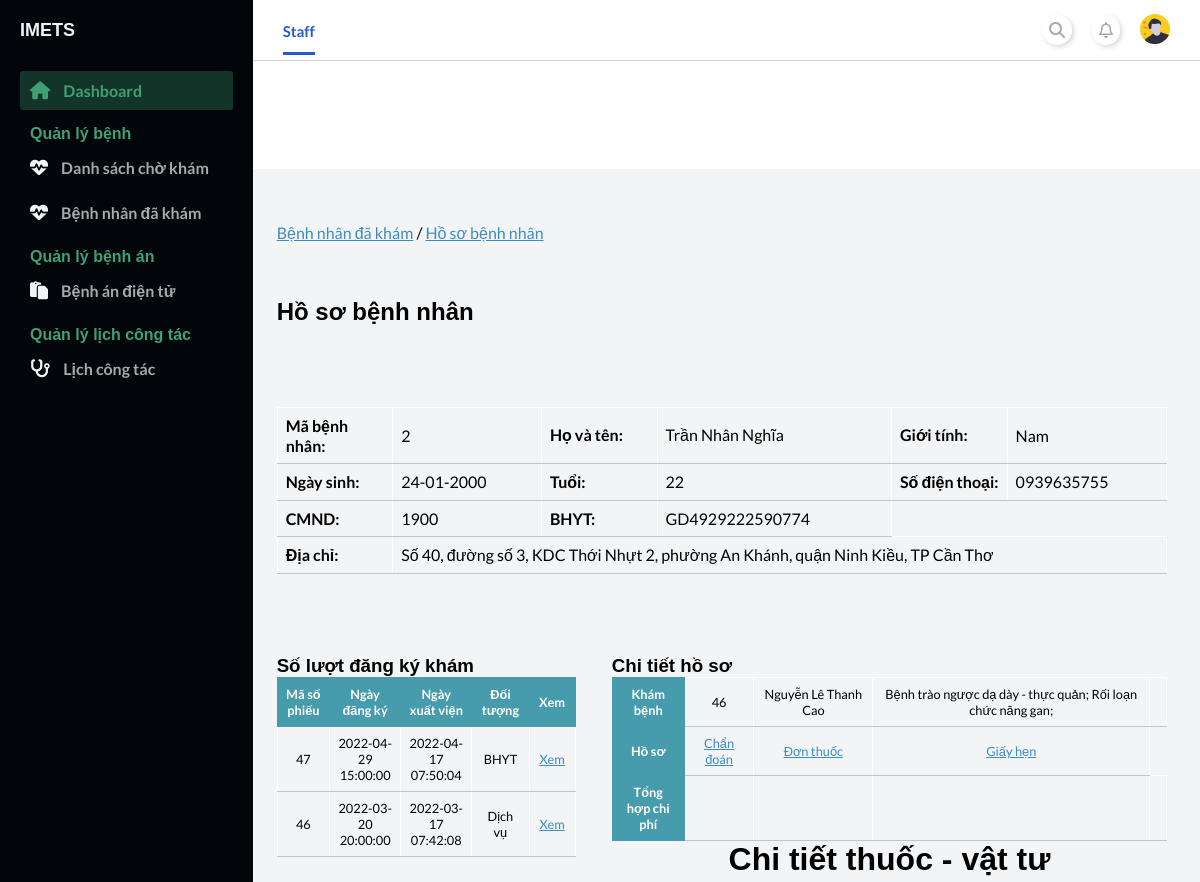
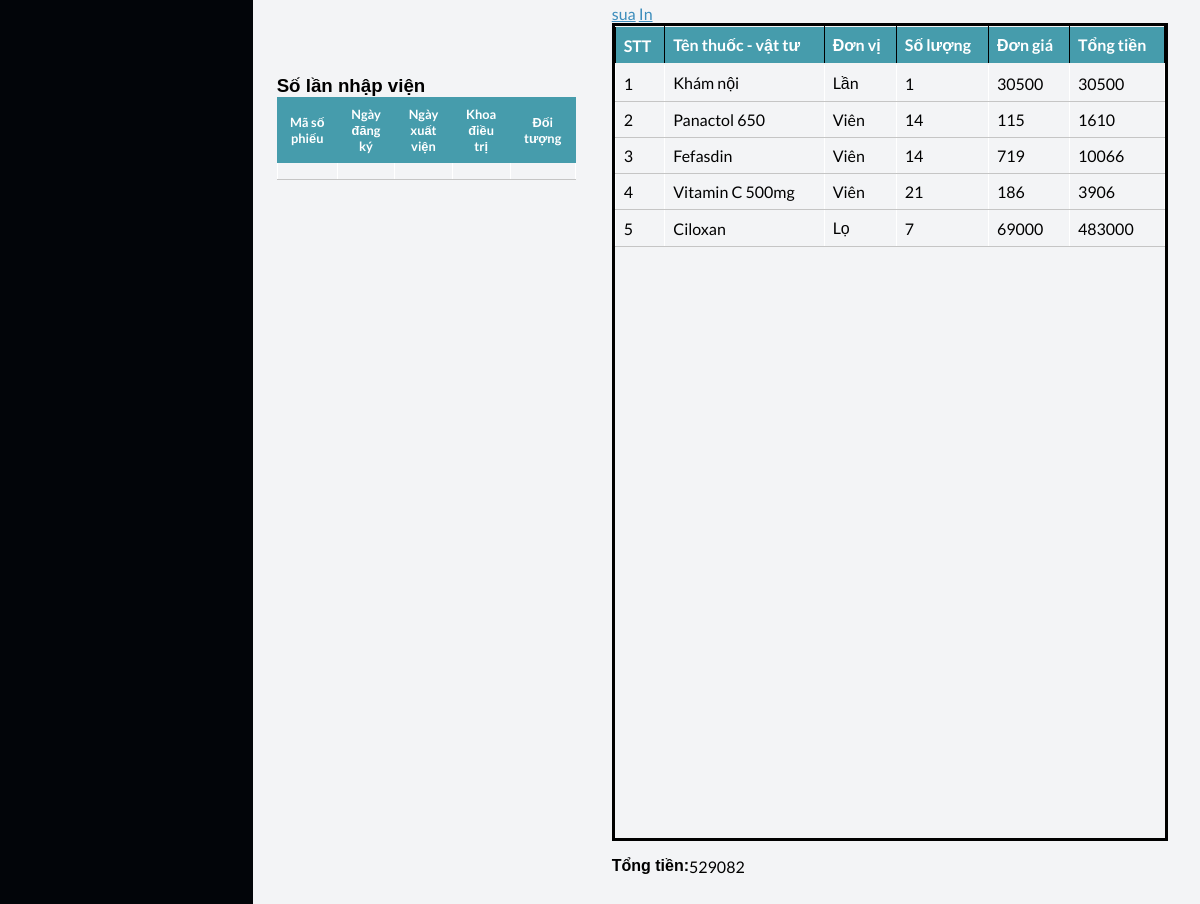
The app's page /staff/index.php?page_layout=checked_up&ID_Patient=2&ID_Appointment=46&record=prescription (signed in) with its own data (2 pictures, top to bottom).
### tables this page shows
CREATE TABLE `patient` (
  `ID_Patient` int(11) NOT NULL,
  `Name` varchar(100) NOT NULL,
  `DOB` date NOT NULL,
  `Sex` varchar(10) NOT NULL,
  `Address` varchar(200) DEFAULT NULL,
  `CMND` varchar(15) DEFAULT NULL,
  `PhoneNumber` varchar(25) NOT NULL,
  `ID_BHYT` varchar(20) DEFAULT NULL,
  `VoteRate` double NOT NULL,
  `UserName` varchar(100) NOT NULL,
  `Password` varchar(100) NOT NULL
);

CREATE TABLE `appointment` (
  `ID_Appointment` int(11) NOT NULL,
  `ID_Staff` int(11) NOT NULL,
  `ID_Patient` int(11) NOT NULL,
  `Date_Booking` datetime NOT NULL,
  `Date_Checkup` int(11) NOT NULL,
  `Date_HospitalDischarge` datetime DEFAULT NULL,
  `Date_ReCheckup` date DEFAULT NULL,
  `BHYT_Checkin` float NOT NULL,
  `ID_PaymentMethod` int(11) DEFAULT NULL,
  `StatusAppointment` varchar(100) DEFAULT NULL
);

CREATE TABLE `medicalrecord` (
  `ID_MedicalRecord` int(11) NOT NULL,
  `ID_Appointment` int(11) NOT NULL,
  `ReasonCheckup` varchar(50) DEFAULT NULL,
  `BodyCheck` varchar(50) DEFAULT NULL,
  `BodyPartsCheck` varchar(50) DEFAULT NULL,
  `PulseRate` int(11) DEFAULT NULL,
  `Temp` float DEFAULT NULL,
  `BloodPressure` varchar(10) DEFAULT NULL,
  `Breathing` int(11) DEFAULT NULL,
  `Height` float DEFAULT NULL,
  `Weight` float DEFAULT NULL,
  `Result` varchar(255) DEFAULT NULL,
  `TreatmentDirection` varchar(255) DEFAULT NULL,
  `Advice` varchar(255) DEFAULT NULL
);

CREATE TABLE `schedule` (
  `ID_schedule` int(11) NOT NULL,
  `title` varchar(255) NOT NULL,
  `Session` varchar(15) NOT NULL,
  `start` datetime DEFAULT NULL,
  `end` datetime DEFAULT NULL,
  `ID_Staff` int(11) NOT NULL,
  `ID_Room` int(11) NOT NULL,
  `t_stamp` timestamp NOT NULL DEFAULT current_timestamp() ON UPDATE current_timestamp()
);

CREATE TABLE `staff` (
  `ID_Staff` int(11) NOT NULL,
  `Name_Staff` varchar(100) NOT NULL,
  `DOB_Staff` date NOT NULL,
  `Sex_Staff` varchar(10) NOT NULL,
  `Address_Staff` varchar(200) NOT NULL,
  `CMND_Staff` varchar(15) NOT NULL,
  `PhoneNumber_Staff` varchar(25) NOT NULL,
  `Position` varchar(50) NOT NULL,
  `ID_Dept` int(11) NOT NULL,
  `DateStartWork` date NOT NULL,
  `VoteRate` double NOT NULL DEFAULT 0,
  `UserName` varchar(100) NOT NULL,
  `Password` varchar(100) NOT NULL
);

CREATE TABLE `medicinesfortreatment` (
  `ID_Prescription` int(11) NOT NULL,
  `ID_Medicine` int(11) NOT NULL,
  `Amount` int(11) NOT NULL,
  `TotalMoney` int(11) NOT NULL,
  `DescriptionTreatment` varchar(100) NOT NULL,
  `Morning` tinyint(1) DEFAULT NULL,
  `Afternoon` tinyint(1) DEFAULT NULL,
  `Evening` tinyint(1) DEFAULT NULL
);

CREATE TABLE `medicine` (
  `ID_Medicine` int(11) NOT NULL,
  `TitleMedicine` varchar(255) NOT NULL,
  `Ingredients` varchar(255) NOT NULL,
  `MedicineContent` text NOT NULL,
  `PrescriptionDrug` text NOT NULL,
  `ContraindicationsDrug` text NOT NULL,
  `Production` varchar(100) NOT NULL,
  `UnitPrice` int(11) NOT NULL,
  `Type` varchar(100) NOT NULL
);

### staff/modules_staff/checked_up/prescriptionRecord.php (the view, shortened to what this page needs)
<div class="detail-prescription">
    <h1 class="heading-main">Chi tiết thuốc - vật tư</h1>
    <a href="index.php?page_layout=checkup&ID_Appointment=<?php echo $ID_Appointment?>">sua</a>
    <a href="./modules_staff/paper/prescription.php?ID_Appointment=<?php echo $ID_Appointment?>" target="_blank">In</a>
    <div class="detail-prescription-table">
        <div class="card-body">
            <table class="table">
                <thead class="thead-dark">
                    <tr>
                        <th>STT</th>
                        <th>Tên thuốc - vật tư</th>
                        <th>Đơn vị</th>
                        <th>Số lượng</th>
                        <th>Đơn giá</th>
                        <th>Tổng tiền</th>
                    </tr>
                </thead>
                <tbody>
                    <?php
                        $sql_get_medicineChoose = "SELECT *
                            FROM medicinesfortreatment JOIN presciption ON medicinesfortreatment.ID_Prescription=presciption.ID_Prescription
                            JOIN medicine ON medicinesfortreatment.ID_Medicine=medicine.ID_Medicine
                            WHERE presciption.ID_Appointment=$ID_Appointment";
                        $query_get_medicineChoose = mysqli_query($conn, $sql_get_medicineChoose);
                        $stt=0;
                        $sumMoney=0;
                        while($rows_get_medicineChoose = mysqli_fetch_array($query_get_medicineChoose)){?>
                    <tr>
                    <td><?php echo ++$stt?></td>
                    <td><?php echo $rows_get_medicineChoose['TitleMedicine'] ?></td>
                    <td><?php echo $rows_get_medicineChoose['Type'] ?></td>
                    <td><?php echo $rows_get_medicineChoose['Amount'] ?></td>
                    <td><?php echo $rows_get_medicineChoose['UnitPrice'] ?></td>
                        <td><?php
                            echo $rows_get_medicineChoose['TotalMoney'];
                            $sumMoney=$sumMoney+$rows_get_medicineChoose['TotalMoney'];
                        ?></td>
                    </tr>
                    <?php } ?>
            </table>
        </div>
    </div>
    <div class="totalMoney">
        <h4>Tổng tiền:</h4>
        <p id="TotalMoney"><?php echo $sumMoney ?></p>
    </div>
</div>

### staff/modules_staff/checked_up/checked_up.php
<?php
    include './../config.php';
    $ID_Patient = $_GET['ID_Patient'];
    $login_staff = $_SESSION['login_staff'];
?>
<main>
    <div class="container-fluid">
        <div class="card-container">
            <div class="link-nav-pages">
                <a href="./index.php?page_layout=list_checked_up">Bệnh nhân đã khám</a> /
                <a href="">Hồ sơ bệnh nhân</a>
            </div>
            <div class="card-header">
                <h2>Hồ sơ bệnh nhân</h2>
            </div>
            <div class="personalInfo">
                <?php
                    $sql = "SELECT * FROM appointment JOIN patient ON appointment.ID_Patient=patient.ID_Patient WHERE patient.ID_Patient=$ID_Patient";
                    $query = mysqli_query($conn, $sql);
                    $rows = mysqli_fetch_array($query);
                ?>
                <table class="personalInfoTable">
                    <tr>
                        <th>Mã bệnh nhân: </th>
                        <td><?php echo $rows['ID_Patient'] ?></td>
                        <th>Họ và tên: </th>
                        <td><?php echo $rows['Name'] ?></td>
                        <th>Giới tính: </th>
                        <td><?php echo $rows['Sex'] ?></td>
                    </tr>
                    <tr>
                        <th>Ngày sinh: </th>
                        <td><?php
                            echo date('d-m-Y', strtotime($rows['DOB'])); ?></td>
                        <th>Tuổi: </th>
                        <td><?php
                            $date = getdate();
                            echo $date['year'] - substr($rows['DOB'],0,4);
                        ?></td>
                        <th>Số điện thoại: </th>
                        <td><?php echo $rows['PhoneNumber'] ?></td>
                    </tr>
                    <tr>
                        <th>CMND: </th>
                        <td><?php echo $rows['CMND'] ?></td>
                        <th>BHYT: </th>
                        <td><?php echo $rows['ID_BHYT'] ?></td>
                    </tr>
                    <tr>
                        <th>Địa chỉ: </th>
                        <td colspan="5"><?php echo $rows['Address'] ?></td>
                    </tr>
                </table>
            </div>
            <div class="record">
                <div class="summary">
                    <div class="summary-content">
                        <h3>Số lượt đăng ký khám</h3>
                        <table class="personalInfoTable recordTable">
                            <tr>
                                <th>Mã số phiếu</th>
                                <th>Ngày đăng ký</th>
                                <th>Ngày xuất viện</th>
                                <th>Đối tượng</th>
                                <th>Xem</th>
                            </tr>
                            <?php
                                    $sql_appointment = "SELECT * FROM appointment
                                    JOIN schedule ON schedule.ID_schedule=appointment.Date_Checkup
                                    JOIN staff ON staff.ID_Staff=appointment.ID_Staff
                                    JOIN medicalrecord ON medicalrecord.ID_Appointment=appointment.ID_Appointment
                                    WHERE staff.UserName='$login_staff' AND appointment.ID_Patient= $ID_Patient
                                    ORDER BY appointment.ID_Appointment DESC";
                                    $query_appointment = mysqli_query($conn, $sql_appointment);
                                    while($rows_appointment = mysqli_fetch_array($query_appointment)){
                                ?>
                            <tr>
                                <td><?php echo $rows_appointment['ID_Appointment'] ?></td>
                                <td><?php echo $rows_appointment['start'] ?></td>
                                <td><?php echo $rows_appointment['Date_HospitalDischarge'] ?></td>
                                <td><?php
                                    if($rows_appointment['BHYT_Checkin']>0){
                                        echo 'BHYT';
                                    } else {
                                        echo 'Dịch vụ';
                                    }
                                ?></td>
                                <td><a href="./index.php?page_layout=checked_up&ID_Patient=<?php echo $ID_Patient ?>&ID_Appointment=<?php echo $rows_appointment['ID_Appointment'] ?>">Xem</a></td>
                            </tr>
                            <?php
                                }
                            ?>
                        </table>
                    </div>
                    <br>
                    <div class="summary-content">
                        <h3>Số lần nhập viện</h3>
                        <table class="personalInfoTable recordTable">
                            <tr>
                                <th>Mã số phiếu</th>
                                <th>Ngày đăng ký</th>
                                <th>Ngày xuất viện</th>
                                <th>Khoa điều trị</th>
                                <th>Đối tượng</th>
                            </tr>
                            <tr>
                                <td></td>
                                <td></td>
                                <td></td>
                                <td></td>
                                <td></td>
                            </tr>
                        </table>
                    </div>
                </div>
                <?php include './modules_staff/checked_up/detailRecord.php'; ?>
            </div>
        </div>
    </div>
</main>

### staff/modules_staff/checked_up/detailRecord.php
<?php
    if(isset($_GET['ID_Appointment'])){
        $ID_Appointment = $_GET['ID_Appointment'];
        $ID_Patient = $_GET['ID_Patient'];
        $sql_medicalRecord = "SELECT * FROM appointment
        JOIN medicalrecord ON medicalrecord.ID_Appointment=appointment.ID_Appointment
        JOIN diagnose ON diagnose.ID_MedicalRecord=medicalrecord.ID_MedicalRecord
        JOIN disease ON disease.ID_Disease=diagnose.ID_Disease
        JOIN staff ON staff.ID_Staff=appointment.ID_Staff
        WHERE appointment.ID_Appointment=$ID_Appointment";
        $query_medicalRecord = mysqli_query($conn, $sql_medicalRecord);
        $rows_medicalRecord = mysqli_fetch_array($query_medicalRecord);
        $query_getDiseases = mysqli_query($conn, $sql_medicalRecord);
        $diseases='';
        if(mysqli_num_rows($query_medicalRecord)>0){
            while($rows_getDiseases = mysqli_fetch_array($query_getDiseases)){
                $diseases = $diseases.$rows_getDiseases['TitleDisease'].'; ';
            }
        }
?>
    <div class="detail_record">
        <h3>Chi tiết hồ sơ</h3>
        <table class="personalInfoTable recordTable">
            <tr>
                <th>Khám bệnh</th>
                <td><?php echo $ID_Appointment ?></td>
                <td><?php echo $rows_medicalRecord['Name_Staff'] ?></td>
                <td><?php echo $diseases ?></td>
                <td></td>
            </tr>
            <tr>
                <th>Hồ sơ</th>
                <td><a href="./index.php?page_layout=checked_up&ID_Patient=<?php echo $ID_Patient ?>&ID_Appointment=<?php echo $ID_Appointment?>&record=diagnose">Chẩn đoán</a></td>
                <td><a href="./index.php?page_layout=checked_up&ID_Patient=<?php echo $ID_Patient ?>&ID_Appointment=<?php echo $ID_Appointment?>&record=prescription">Đơn thuốc</a></td>
                <td><a href="./index.php?page_layout=checked_up&ID_Patient=<?php echo $ID_Patient ?>&ID_Appointment=<?php echo $ID_Appointment?>&record=recheckup">Giấy hẹn</a></td>
            </tr>
            <tr>
                <th>Tổng hợp chi phí</th>
                <td></td>
                <td></td>
                <td></td>
                <td></td>
            </tr>
        </table>
        <?php include './modules_staff/checked_up/mainRecord.php'; ?>
        </div>
        <?php }else {?>
    <div class="detail_record">
        <h3>Chi tiết hồ sơ</h3>
    </div>
<?php }?>

### staff/modules_staff/style/index_staff.css (style rules this page uses)
* { margin: 0; padding: 0; }
body { box-sizing: border-box; font-family: "Lato", sans-serif; }

### staff/modules_staff/style/content.css (style rules this page uses)
main { background: #f3f4f6; grid-area: main; overflow-y: auto; }

### staff/modules_staff/style/checkup.css (style rules this page uses)
.container-fluid { padding: 2vh 2vw; min-height: 70vh; width: 94%; }
.card-header { margin: 2vh 0 3vh; }
.card-body table { width: 100%; padding: 2rem; border-collapse: collapse; margin-bottom: 1rem; }
.card-body table, td, th { border: 1px solid rgb(0, 0, 0); text-align: left; }
.card-body th { background-color: #469cac; color: #ffff; }
.card-body th, td { padding: 0.5rem; }
.detail-prescription-table { border:3px solid #000000; width:99%; height:30vh; overflow-x:hidden; overflow-y:auto; }
.heading-main { margin-bottom: 0.5rem; text-align: center; }
.totalMoney { display: flex; margin-top: 1rem; }

### staff/modules_staff/style/checked_up.css (style rules this page uses)
.personalInfoTable { border-collapse: collapse; width: 100%; }
.personalInfoTable th, td { padding: 8px; text-align: left; border-bottom: 1px solid #c5c5c5; border-top: 1px solid #ffffff; border-right: 1px solid #ffffff; border-left: 1px solid #ffffff; }
.personalInfoTable th { width: 13%; }
.record { display: flex; }
.summary { width: 35%; height: 100vh; }
.detail_record { width: 65%; height: 100vh; margin-top: 3vh; padding-left: 3vw; }
.recordTable th { background-color: #469cac; border: 1px solid #469cac; color: #ffffff; font-size: 0.8rem; text-align: center; }
.recordTable td { font-size: 0.8rem; text-align: center; }
.summary-content { margin-top: 3vh; }

### records on screen
patient: ID_Patient "2", Name "Trần Nhân Nghĩa", Sex "Nam", DOB "24-01-2000", $date['year']-substr($rows['DOB'],0,4) "22", PhoneNumber "0939635755", CMND "1900", ID_BHYT "GD4929222590774", Address "Số 40, đường số 3, KDC Thới Nhựt 2, phường An Khánh, quận Ninh Kiều, TP Cần Thơ"
appointment: medicalrecord.ID_Appointment "47", Date_Checkup.start "2022-04-29 15:00:00", Date_HospitalDischarge "2022-04-17 07:50:04", BHYT_Checkin "BHYT"
appointment: medicalrecord.ID_Appointment "46", Date_Checkup.start "2022-03-20 20:00:00", Date_HospitalDischarge "2022-03-17 07:42:08", BHYT_Checkin "Dịch vụ"
staff: Name_Staff "Nguyễn Lê Thanh Cao"
medicinesfortreatment: ID_Medicine.TitleMedicine "Khám nội", ID_Medicine.Type "Lần", Amount "1", ID_Medicine.UnitPrice "30500", TotalMoney "30500"
medicinesfortreatment: ID_Medicine.TitleMedicine "Panactol 650", ID_Medicine.Type "Viên", Amount "14", ID_Medicine.UnitPrice "115", TotalMoney "1610"
medicinesfortreatment: ID_Medicine.TitleMedicine "Fefasdin", ID_Medicine.Type "Viên", Amount "14", ID_Medicine.UnitPrice "719", TotalMoney "10066"
medicinesfortreatment: ID_Medicine.TitleMedicine "Vitamin C 500mg", ID_Medicine.Type "Viên", Amount "21", ID_Medicine.UnitPrice "186", TotalMoney "3906"
medicinesfortreatment: ID_Medicine.TitleMedicine "Ciloxan", ID_Medicine.Type "Lọ", Amount "7", ID_Medicine.UnitPrice "69000", TotalMoney "483000"

### other values on screen
$ID_Appointment "46"
$diseases "Bệnh trào ngược dạ dày - thực quản; Rối loạn chức năng gan;"
$sumMoney "529082"
